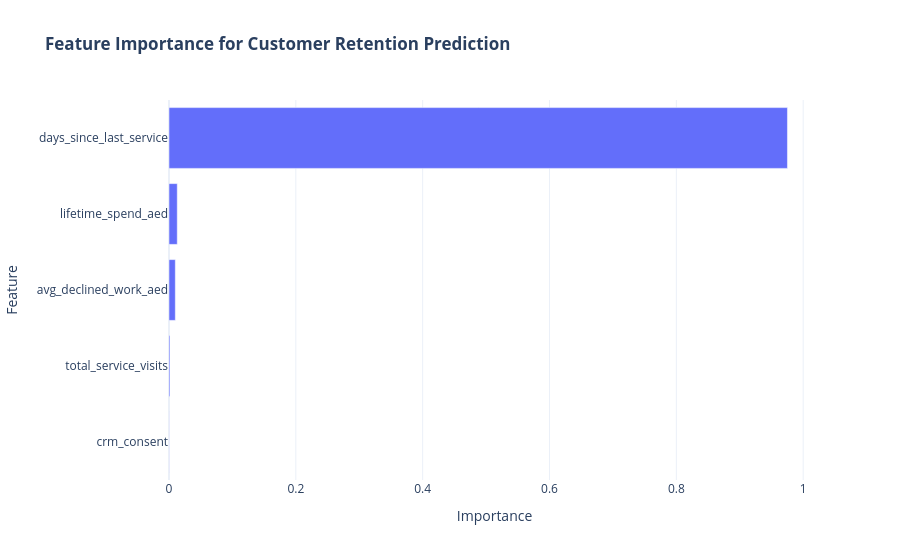

Notebook cell for this chart:
### Markdown cell above
##### **Feature Importance Analysis & Saving Model Artifacts**
* Extract feature importances to understand what drives customer retention and save the trained model to the `models/` folder.

### Code cell
os.makedirs("../models", exist_ok=True)
os.makedirs("../docs", exist_ok=True)

# Save model
model_path = "../models/churn_gradient_boosting_model.pkl"
joblib.dump(model, model_path)
print(f"Model successfully saved to {model_path}")

# Feature Importance DataFrame
feat_imp = pd.DataFrame({
    "Feature": feature_cols,
    "Importance": model.feature_importances_
}).sort_values(by="Importance", ascending=True)

fig_imp = px.bar(
    feat_imp,
    x="Importance",
    y="Feature",
    orientation="h",
    title="<b>Feature Importance for Customer Retention Prediction</b>",
    template="plotly_white"
)
fig_imp.write_html("../docs/churn_feature_importance.html")
fig_imp.show()

### Figure 1 — Plotly figure (JSON) as saved in the notebook; plotly's stock layout.template omitted (floating-point values rounded to 4 significant figures)
{"data": [{"hovertemplate": "Importance=%{x}<br>Feature=%{y}<extra></extra>", "legendgroup": "", "marker": {"color": "#636efa", "pattern": {"shape": ""}}, "name": "", "orientation": "h", "showlegend": false, "textposition": "auto", "type": "bar", "x": [0.0002719, 0.001542, 0.009973, 0.01302, 0.9752], "xaxis": "x", "y": ["crm_consent", "total_service_visits", "avg_declined_work_aed", "lifetime_spend_aed", "days_since_last_service"], "yaxis": "y"}], "layout": {"barmode": "relative", "legend": {"tracegroupgap": 0}, "title": {"text": "<b>Feature Importance for Customer Retention Prediction</b>"}, "xaxis": {"anchor": "y", "domain": [0, 1], "title": {"text": "Importance"}}, "yaxis": {"anchor": "x", "domain": [0, 1], "title": {"text": "Feature"}}}}
